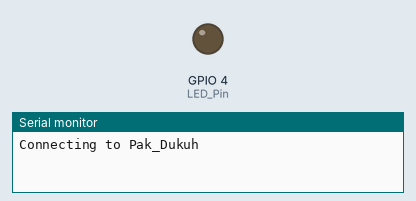
Recording of a program running on a simulated ESP8266 (NodeMCU). Parts: output pins drawn as LEDs (lit = HIGH), the last lines printed to the serial monitor. WiFi joins after 1.5 s; servers stay silent unless stated; web services answer with replies made up by the test bench. At 4.8 s the program puts the board to deep sleep or switches it off; the recording ends there.

Above: at 0.1 s.
At 2.8 s:
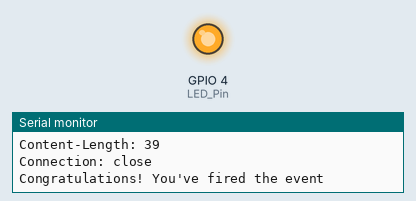
Timing chart, 0 to 4.8 s (numbered marks = the images above):
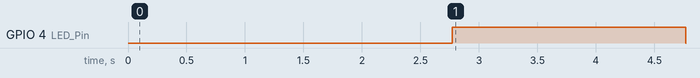

The program:

main.cpp
```cpp
#include <Arduino.h>
#include <ESP8266WiFi.h>

#define LED_Pin 4
#define BUTTON_Pin 16

const char *ssid = "Pak_Dukuh";
const char *password = "Plotengan1234";
const char *host = "maker.ifttt.com";
const char *eventName = "update_tweet";
const char *key = "gJRj8RzkQlyB6qLDlYKGZpsR-WChvLIbvLa2jmbC8NK";

void setup()
{
  Serial.begin(115200);
  Serial.println();
  Serial.println();
  Serial.print("Connecting to ");
  Serial.println(ssid);
  WiFi.begin(ssid, password);

  int timeout = 10 * 4;
  while (WiFi.status() != WL_CONNECTED && (timeout-- > 0))

  {
    delay(250);
    Serial.print(".");
  }
  Serial.println("");

  if (WiFi.status() != WL_CONNECTED)
  {
    Serial.println("Failed to connect, going back to sleep");
  }

  Serial.println("WiFi connected");
  Serial.println("IP address: ");
  Serial.println(WiFi.localIP());
}

void loop()
{
  WiFiClient client;
  const int httpPort = 80;

  if (!client.connect(host, httpPort))
  {
    Serial.println("connection failed");
    return;
  }

  String url = "/trigger/";

  url += eventName;
  url += "/with/key/";
  url += key;

  client.print(String("GET ") + url + " HTTP/1.1\r\n" +

               "Host: " + host + "\r\n" +
               "Connection: close\r\n\r\n");

  int timeout = millis() + 5000;

  while (client.available() == 0)
  {
    if (timeout - millis() < 0)
    {
      Serial.println(">>> Client Timeout !");
      client.stop();
      return;
    }
  }

  while (client.available())
  {
    String line = client.readStringUntil('\r');
    Serial.print(line);
  }

  pinMode(LED_Pin, OUTPUT);
  digitalWrite(LED_Pin, HIGH);

  delay(2000);

  digitalWrite(LED_Pin, LOW);
  ESP.deepSleep(BUTTON_Pin);

  delay(60000);
}
```

Measured:
- by itself, GPIO 4 (LED_Pin): LOW → HIGH at 2.8 s, → LOW 2.0 s later
